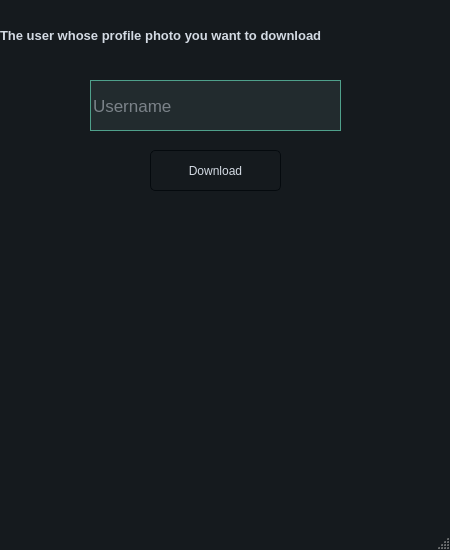
<?xml version="1.0" encoding="UTF-8"?>
<ui version="4.0">
 <class>MainWindow</class>
 <widget class="QMainWindow" name="MainWindow">
  <property name="geometry">
   <rect>
    <x>0</x>
    <y>0</y>
    <width>450</width>
    <height>550</height>
   </rect>
  </property>
  <property name="minimumSize">
   <size>
    <width>450</width>
    <height>550</height>
   </size>
  </property>
  <property name="maximumSize">
   <size>
    <width>450</width>
    <height>550</height>
   </size>
  </property>
  <property name="windowTitle">
   <string>MainWindow</string>
  </property>
  <property name="styleSheet">
   <string notr="true">/*
ManjaroMix Style Sheet for QT Applications
Author: Jaime A. Quiroga P.
Company: GTRONICK
Last updated: 25/02/2020, 15:42.
Available at: https://github.com/GTRONICK/QSS/blob/master/ManjaroMix.qss
*/
QMainWindow {
	background-color:#151a1e;
}
QCalendar {
	background-color: #151a1e;
}
QTextEdit {
	border-width: 1px;
	border-style: solid;
	border-color: #4fa08b;
	background-color: #222b2e;
	color: #d3dae3;
}
QPlainTextEdit {
	border-width: 1px;
	border-style: solid;
	border-color: #4fa08b;
	background-color: #222b2e;
	color: #d3dae3;
}
QToolButton {
	border-style: solid;
	border-top-color: qlineargradient(spread:pad, x1:0.5, y1:1, x2:0.5, y2:0, stop:0 rgb(215, 215, 215), stop:1 rgb(222, 222, 222));
	border-right-color: qlineargradient(spread:pad, x1:0, y1:0.5, x2:1, y2:0.5, stop:0 rgb(217, 217, 217), stop:1 rgb(227, 227, 227));
	border-left-color: qlineargradient(spread:pad, x1:0, y1:0.5, x2:1, y2:0.5, stop:0 rgb(227, 227, 227), stop:1 rgb(217, 217, 217));
	border-bottom-color: qlineargradient(spread:pad, x1:0.5, y1:1, x2:0.5, y2:0, stop:0 rgb(215, 215, 215), stop:1 rgb(222, 222, 222));
	border-width: 1px;
	border-radius: 5px;
	color: #d3dae3;
	padding: 2px;
	background-color: rgb(255,255,255);
}
QToolButton:hover{
	border-style: solid;
	border-top-color: qlineargradient(spread:pad, x1:0.5, y1:1, x2:0.5, y2:0, stop:0 rgb(195, 195, 195), stop:1 rgb(222, 222, 222));
	border-right-color: qlineargradient(spread:pad, x1:0, y1:0.5, x2:1, y2:0.5, stop:0 rgb(197, 197, 197), stop:1 rgb(227, 227, 227));
	border-left-color: qlineargradient(spread:pad, x1:0, y1:0.5, x2:1, y2:0.5, stop:0 rgb(227, 227, 227), stop:1 rgb(197, 197, 197));
	border-bottom-color: qlineargradient(spread:pad, x1:0.5, y1:1, x2:0.5, y2:0, stop:0 rgb(195, 195, 195), stop:1 rgb(222, 222, 222));
	border-width: 1px;
	border-radius: 5px;
	color: rgb(0,0,0);
	padding: 2px;
	background-color: rgb(255,255,255);
}
QToolButton:pressed{
	border-style: solid;
	border-top-color: qlineargradient(spread:pad, x1:0.5, y1:1, x2:0.5, y2:0, stop:0 rgb(215, 215, 215), stop:1 rgb(222, 222, 222));
	border-right-color: qlineargradient(spread:pad, x1:0, y1:0.5, x2:1, y2:0.5, stop:0 rgb(217, 217, 217), stop:1 rgb(227, 227, 227));
	border-left-color: qlineargradient(spread:pad, x1:0, y1:0.5, x2:1, y2:0.5, stop:0 rgb(227, 227, 227), stop:1 rgb(217, 217, 217));
	border-bottom-color: qlineargradient(spread:pad, x1:0.5, y1:1, x2:0.5, y2:0, stop:0 rgb(215, 215, 215), stop:1 rgb(222, 222, 222));
	border-width: 1px;
	border-radius: 5px;
	color: rgb(0,0,0);
	padding: 2px;
	background-color: rgb(142,142,142);
}
QPushButton{
	border-style: solid;
	border-color: #050a0e;
	border-width: 1px;
	border-radius: 5px;
	color: #d3dae3;
	padding: 2px;
	background-color: #151a1e;
}
QPushButton::default{
	border-style: solid;
	border-color: #050a0e;
	border-width: 1px;
	border-radius: 5px;
	color: #FFFFFF;
	padding: 2px;
	background-color: #151a1e;;
}
QPushButton:hover{
	border-style: solid;
	border-color: #050a0e;
	border-width: 1px;
	border-radius: 5px;
	color: #d3dae3;
	padding: 2px;
	background-color: #1c1f1f;
}
QPushButton:pressed{
	border-style: solid;
	border-color: #050a0e;
	border-width: 1px;
	border-radius: 5px;
	color: #d3dae3;
	padding: 2px;
	background-color: #2c2f2f;
}
QPushButton:disabled{
	border-style: solid;
	border-top-color: qlineargradient(spread:pad, x1:0.5, y1:1, x2:0.5, y2:0, stop:0 rgb(215, 215, 215), stop:1 rgb(222, 222, 222));
	border-right-color: qlineargradient(spread:pad, x1:0, y1:0.5, x2:1, y2:0.5, stop:0 rgb(217, 217, 217), stop:1 rgb(227, 227, 227));
	border-left-color: qlineargradient(spread:pad, x1:0, y1:0.5, x2:1, y2:0.5, stop:0 rgb(227, 227, 227), stop:1 rgb(217, 217, 217));
	border-bottom-color: qlineargradient(spread:pad, x1:0.5, y1:1, x2:0.5, y2:0, stop:0 rgb(215, 215, 215), stop:1 rgb(222, 222, 222));
	border-width: 1px;
	border-radius: 5px;
	color: #808086;
	padding: 2px;
	background-color: rgb(142,142,142);
}
QLineEdit {
	border-width: 1px;
	border-style: solid;
	border-color: #4fa08b;
	background-color: #222b2e;
	color: #d3dae3;
}
QLabel {
	color: #d3dae3;
}
QLCDNumber {
	color: #4d9b87;
}
QProgressBar {
	text-align: center;
	color: #d3dae3;
	border-radius: 10px;
	border-color: transparent;
	border-style: solid;
	background-color: #52595d;
}
QProgressBar::chunk {
	background-color: #214037	;
	border-radius: 10px;
}
QMenuBar {
	background-color: #151a1e;
}
QMenuBar::item {
	color: #d3dae3;
  	spacing: 3px;
  	padding: 1px 4px;
	background-color: #151a1e;
}

QMenuBar::item:selected {
  	background-color: #252a2e;
	color: #FFFFFF;
}
QMenu {
	background-color: #151a1e;
}
QMenu::item:selected {
	background-color: #252a2e;
	color: #FFFFFF;
}
QMenu::item {
	color: #d3dae3;
	background-color: #151a1e;
}
QTabWidget {
	color:rgb(0,0,0);
	background-color:#000000;
}
QTabWidget::pane {
		border-color: #050a0e;
		background-color: #1e282c;
		border-style: solid;
		border-width: 1px;
    	border-bottom-left-radius: 4px;
		border-bottom-right-radius: 4px;
}
QTabBar::tab:first {
	border-style: solid;
	border-left-width:1px;
	border-right-width:0px;
	border-top-width:1px;
	border-bottom-width:0px;
	border-top-color: #050a0e;
	border-left-color: #050a0e;
	border-bottom-color: #050a0e;
	border-top-left-radius: 4px;
	color: #d3dae3;
	padding: 3px;
	margin-left:0px;
	background-color: #151a1e;
}
QTabBar::tab:last {
	border-style: solid;
	border-top-width:1px;
	border-left-width:1px;
	border-right-width:1px;
	border-bottom-width:0px;
	border-color: #050a0e;
	border-top-right-radius: 4px;
	color: #d3dae3;
	padding: 3px;
	margin-left:0px;
	background-color: #151a1e;
}
QTabBar::tab {
	border-style: solid;
	border-top-width:1px;
	border-bottom-width:0px;
	border-left-width:1px;
	border-top-color: #050a0e;
	border-left-color: #050a0e;
	border-bottom-color: #050a0e;
	color: #d3dae3;
	padding: 3px;
	margin-left:0px;
	background-color: #151a1e;
}
QTabBar::tab:selected, QTabBar::tab:last:selected, QTabBar::tab:hover {
  	border-style: solid;
  	border-left-width:1px;
	border-bottom-width:0px;
	border-right-color: transparent;
	border-top-color: #050a0e;
	border-left-color: #050a0e;
	border-bottom-color: #050a0e;
	color: #FFFFFF;
	padding: 3px;
	margin-left:0px;
	background-color: #1e282c;
}

QTabBar::tab:selected, QTabBar::tab:first:selected, QTabBar::tab:hover {
  	border-style: solid;
  	border-left-width:1px;
  	border-bottom-width:0px;
  	border-top-width:1px;
	border-right-color: transparent;
	border-top-color: #050a0e;
	border-left-color: #050a0e;
	border-bottom-color: #050a0e;
	color: #FFFFFF;
	padding: 3px;
	margin-left:0px;
	background-color: #1e282c;
}

QCheckBox {
	color: #d3dae3;
	padding: 2px;
}
QCheckBox:disabled {
	color: #808086;
	padding: 2px;
}

QCheckBox:hover {
	border-radius:4px;
	border-style:solid;
	padding-left: 1px;
	padding-right: 1px;
	padding-bottom: 1px;
	padding-top: 1px;
	border-width:1px;
	border-color: transparent;
}
QCheckBox::indicator:checked {

	height: 10px;
	width: 10px;
	border-style:solid;
	border-width: 1px;
	border-color: #4fa08b;
	color: #000000;
	background-color: qradialgradient(cx:0.4, cy:0.4, radius: 1.5,fx:0, fy:0, stop:0 #1e282c, stop:0.3 #1e282c, stop:0.4 #4fa08b, stop:0.5 #1e282c, stop:1 #1e282c);
}
QCheckBox::indicator:unchecked {

	height: 10px;
	width: 10px;
	border-style:solid;
	border-width: 1px;
	border-color: #4fa08b;
	color: #000000;
}
QRadioButton {
	color: #d3dae3;
	padding: 1px;
}
QRadioButton::indicator:checked {
	height: 10px;
	width: 10px;
	border-style:solid;
	border-radius:5px;
	border-width: 1px;
	border-color: #4fa08b;
	color: #a9b7c6;
	background-color: qradialgradient(cx:0.5, cy:0.5, radius:0.4,fx:0.5, fy:0.5, stop:0 #4fa08b, stop:1 #1e282c);
}
QRadioButton::indicator:!checked {
	height: 10px;
	width: 10px;
	border-style:solid;
	border-radius:5px;
	border-width: 1px;
	border-color: #4fa08b;
	color: #a9b7c6;
	background-color: transparent;
}
QStatusBar {
	color:#027f7f;
}
QSpinBox {
	color: #d3dae3;
	background-color: #222b2e;
	border-width: 1px;
	border-style: solid;
	border-color: #4fa08b;
}
QDoubleSpinBox {
	color: #d3dae3;
	background-color: #222b2e;
	border-width: 1px;
	border-style: solid;
	border-color: #4fa08b;
}
QTimeEdit {
	color: #d3dae3;
	background-color: #222b2e;
	border-width: 1px;
	border-style: solid;
	border-color: #4fa08b;
}
QDateTimeEdit {
	color: #d3dae3;
	background-color: #222b2e;
	border-width: 1px;
	border-style: solid;
	border-color: #4fa08b;
}
QDateEdit {
	color: #d3dae3;
	background-color: #222b2e;
	border-width: 1px;
	border-style: solid;
	border-color: #4fa08b;
}
QFontComboBox {
	color: #d3dae3;
	background-color: #222b2e;
	border-width: 1px;
	border-style: solid;
	border-color: #4fa08b;
}
QComboBox {
	color: #d3dae3;
	background-color: #222b2e;
	border-width: 1px;
	border-style: solid;
	border-color: #4fa08b;
}

QDial {
	background: #16a085;
}

QToolBox {
	color: #a9b7c6;
	background-color: #222b2e;
}
QToolBox::tab {
	color: #a9b7c6;
	background-color:#222b2e;
}
QToolBox::tab:selected {
	color: #FFFFFF;
	background-color:#222b2e;
}
QScrollArea {
	color: #FFFFFF;
	background-color:#222b2e;
}
QSlider::groove:horizontal {
	height: 5px;
	background-color: #52595d;
}
QSlider::groove:vertical {
	width: 5px;
	background-color: #52595d;
}
QSlider::handle:horizontal {
	background: #1a2224;
	border-style: solid;
	border-width: 1px;
	border-color: rgb(207,207,207);
	width: 12px;
	margin: -5px 0;
	border-radius: 7px;
}
QSlider::handle:vertical {
	background: #1a2224;
	border-style: solid;
	border-width: 1px;
	border-color: rgb(207,207,207);
	height: 12px;
	margin: 0 -5px;
	border-radius: 7px;
}
QSlider::add-page:horizontal {
    background: #52595d;
}
QSlider::add-page:vertical {
    background: #52595d;
}
QSlider::sub-page:horizontal {
    background-color: #15433a;
}
QSlider::sub-page:vertical {
    background-color: #15433a;
}
QScrollBar:horizontal {
	max-height: 10px;
	border: 1px transparent grey;
	margin: 0px 20px 0px 20px;
	background: transparent;
}
QScrollBar:vertical {
	max-width: 10px;
	border: 1px transparent grey;
	margin: 20px 0px 20px 0px;
	background: transparent;
}
QScrollBar::handle:horizontal {
	background: #52595d;
	border-style: transparent;
	border-radius: 4px;
	min-width: 25px;
}
QScrollBar::handle:horizontal:hover {
	background: #58a492;
	border-style: transparent;
	border-radius: 4px;
	min-width: 25px;
}
QScrollBar::handle:vertical {
	background: #52595d;
	border-style: transparent;
	border-radius: 4px;
	min-height: 25px;
}
QScrollBar::handle:vertical:hover {
	background: #58a492;
	border-style: transparent;
	border-radius: 4px;
	min-height: 25px;
}
QScrollBar::add-line:horizontal {
   border: 2px transparent grey;
   border-top-right-radius: 4px;
   border-bottom-right-radius: 4px;
   background: #15433a;
   width: 20px;
   subcontrol-position: right;
   subcontrol-origin: margin;
}
QScrollBar::add-line:horizontal:pressed {
   border: 2px transparent grey;
   border-top-right-radius: 4px;
   border-bottom-right-radius: 4px;
   background: rgb(181,181,181);
   width: 20px;
   subcontrol-position: right;
   subcontrol-origin: margin;
}
QScrollBar::add-line:vertical {
   border: 2px transparent grey;
   border-bottom-left-radius: 4px;
   border-bottom-right-radius: 4px;
   background: #15433a;
   height: 20px;
   subcontrol-position: bottom;
   subcontrol-origin: margin;
}
QScrollBar::add-line:vertical:pressed {
   border: 2px transparent grey;
   border-bottom-left-radius: 4px;
   border-bottom-right-radius: 4px;
   background: rgb(181,181,181);
   height: 20px;
   subcontrol-position: bottom;
   subcontrol-origin: margin;
}
QScrollBar::sub-line:horizontal {
   border: 2px transparent grey;
   border-top-left-radius: 4px;
   border-bottom-left-radius: 4px;
   background: #15433a;
   width: 20px;
   subcontrol-position: left;
   subcontrol-origin: margin;
}
QScrollBar::sub-line:horizontal:pressed {
   border: 2px transparent grey;
   border-top-left-radius: 4px;
   border-bottom-left-radius: 4px;
   background: rgb(181,181,181);
   width: 20px;
   subcontrol-position: left;
   subcontrol-origin: margin;
}
QScrollBar::sub-line:vertical {
   border: 2px transparent grey;
   border-top-left-radius: 4px;
   border-top-right-radius: 4px;
   background: #15433a;
   height: 20px;
   subcontrol-position: top;
   subcontrol-origin: margin;
}
QScrollBar::sub-line:vertical:pressed {
   border: 2px transparent grey;
   border-top-left-radius: 4px;
   border-top-right-radius: 4px;
   background: rgb(181,181,181);
   height: 20px;
   subcontrol-position: top;
   subcontrol-origin: margin;
}

QScrollBar::add-page:horizontal, QScrollBar::sub-page:horizontal {
   background: none;
}
QScrollBar::add-page:vertical, QScrollBar::sub-page:vertical {
   background: none;
}</string>
  </property>
  <widget class="QWidget" name="centralwidget">
   <widget class="QLabel" name="label">
    <property name="geometry">
     <rect>
      <x>0</x>
      <y>20</y>
      <width>471</width>
      <height>31</height>
     </rect>
    </property>
    <property name="font">
     <font>
      <pointsize>10</pointsize>
      <weight>75</weight>
      <bold>true</bold>
     </font>
    </property>
    <property name="text">
     <string>The user whose profile photo you want to download</string>
    </property>
   </widget>
   <widget class="QPushButton" name="pushButton">
    <property name="geometry">
     <rect>
      <x>150</x>
      <y>150</y>
      <width>131</width>
      <height>41</height>
     </rect>
    </property>
    <property name="text">
     <string>Download</string>
    </property>
   </widget>
   <widget class="QLineEdit" name="lineEdit">
    <property name="geometry">
     <rect>
      <x>90</x>
      <y>80</y>
      <width>251</width>
      <height>51</height>
     </rect>
    </property>
    <property name="font">
     <font>
      <pointsize>13</pointsize>
     </font>
    </property>
    <property name="placeholderText">
     <string>Username</string>
    </property>
   </widget>
  </widget>
  <widget class="QMenuBar" name="menubar">
   <property name="geometry">
    <rect>
     <x>0</x>
     <y>0</y>
     <width>450</width>
     <height>23</height>
    </rect>
   </property>
  </widget>
  <widget class="QStatusBar" name="statusbar"/>
 </widget>
 <resources/>
 <connections/>
</ui>
